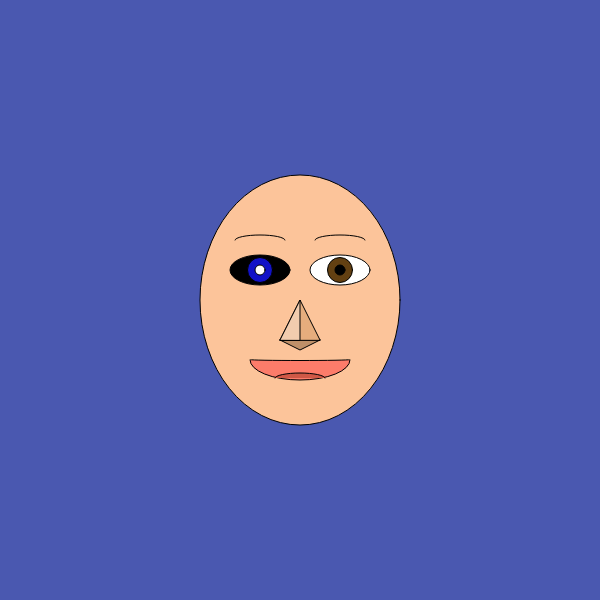
Frame 1 (no input)
Frame 60 (no input): identical to frame 1, image omitted
Frame 120 (the mouse pressed at the canvas centre since frame 60): identical to frame 1, image omitted

The p5.js sketch that drew this single still picture (run headless with seeded random() and noise() and a simulated clock; from frame 60 on, the mouse is pressed at the canvas centre):

// p5.js sketch
// ── sketch.js
function setup() {
  createCanvas(600, 600); // Àrea de dibuix és de 600 px de 600 de cada costat.
}

function draw() {
  background (74, 88, 176); // Fons de pantalla, gris si te un número entre 0 i 255. 0 és negre i 255 és blanc. I qualsevol número entre 0 i 255 serà gris. Si tenim 3 números el primer número és vermellor o R (Red), el segon número és la verdor o G (Green) i el tercer número és la blauor o B (Blau). Els colors RGB permeten construir 16.000.000 de colors diferents (255x255x255).
  
  fill (252, 196, 154); // Color Cara.
  ellipse (300,300,200,250); // Cara. El primer número estre paréntesis és la posició x del centre del el·lipse, el segon número és la posició i alçada del centre de l'el·lipse, el tercer número és l'amplada de l'el·lipse i el quart número és l'alçada de l'el·lipse.
  
  fill (0,0,0); // Color Ull Esquerra. Funciona com el background.
  ellipse (260,270,60,30); // Ull Esquerra.
  fill (18, 18, 199); // Color Iris Esquerra.
  circle (260,270,25) // Iris Esquerra.
  fill (255, 255, 255); // Color Pupila Esquerra.
  circle (260,270,10); // Pupila Esquerra.
  noFill (); // Treure Color Cella Esquerra.
  arc (260,240,50,10,PI,0); // Cella Esquerra.
  fill (255, 255, 255); // Color Ull Dret.
  ellipse (340,270,60,30); // Ull Dret.
  fill (99, 64, 18); // Color Iris Dret.
  circle (340,270,25); // Iris Dret.
  fill (0,0,0); // Color Pupila Dreta.
  circle (340,270,10); // Pupila Dreta.
  noFill (); // Treure Color Cella Dreta.
  arc (340,240,50,10,PI,0); // Cella Dreta.
  
  fill(252,124,106); // Color Boca.
  arc (300,360,100,40,0,PI);// Boca. Funciona com el el·lipse els primers quatre números i els dos últims són 0 PI o PI,0.
  push();
  noFill();
  arc(300,360,99, 1 , 0, PI);
  pop();
  fill (207,88,70); // Color Llengua.
  arc (300,378,50,10,PI,0); // Llengua.
  
  fill (191, 144, 105); // Color Nas Ombra +.
  triangle (320,340,300,350,280,340); // Nas Ombra +.
  fill (230,173,125); // Color Nas Ombra -.
  triangle (320,340,300,300,280,340); // Nas Ombra -.
  fill (242, 204,174); // Color Nas Llum.
  triangle (300,340,300,300,280,340); // Nas Llum.
}
